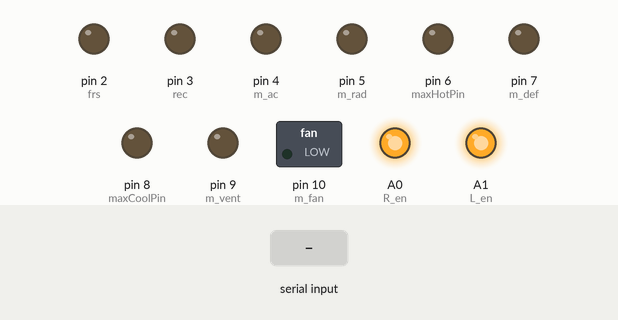
The sketch below on a simulated Arduino Uno, built with avr-gcc and run on an emulated ATmega328P. Shown: switched loads named in the sketch (green lamp = pin HIGH), output pins drawn as LEDs (lit = HIGH). Inputs (shaded band) come from the test bench.

Above: at 1.2 s.
1.3 s: "temp:90\n" received over Serial
At 1.6 s:
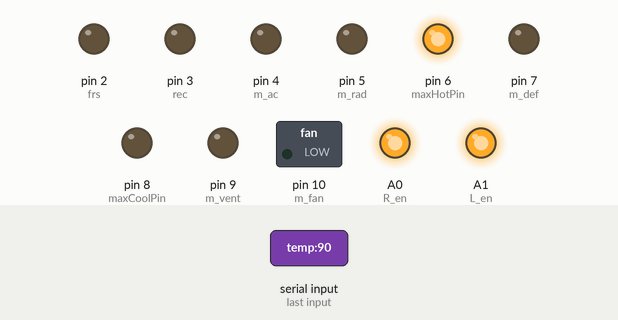
2.8 s: "rec:90\n" received over Serial
At 3.9 s:
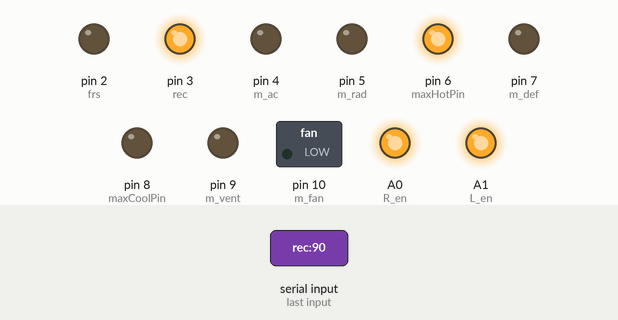
4.3 s: "mode:90\n" received over Serial
At 5.1 s:
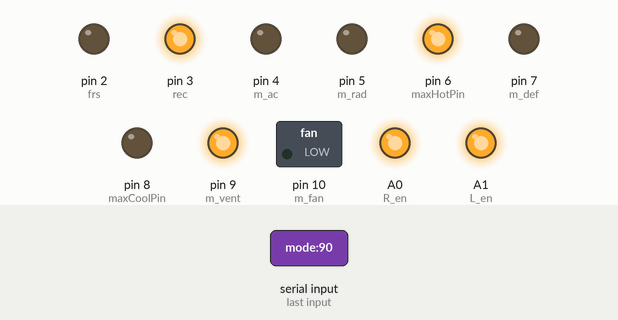
5.8 s: "mode:\n" received over Serial
At 6.2 s:
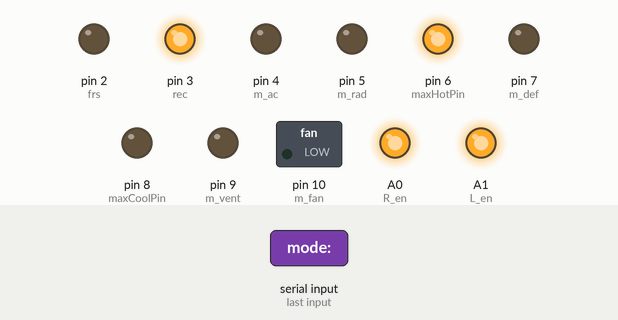
Timing chart, 0 to 28.7 s (numbered marks = the images above; inputs shaded):
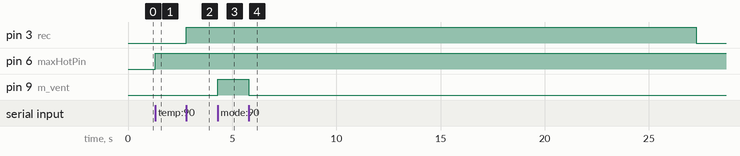

Measured:
- after the input at 1.3 s, pin 6 (maxHotPin): LOW → HIGH at once
- after the input at 2.8 s, pin 3 (rec): LOW → HIGH at once
- after the input at 4.3 s, pin 9 (m_vent): LOW → HIGH at once
- after the input at 5.8 s, pin 9 (m_vent): HIGH → LOW at once

The sketch:

serial1.ino
```cpp
#include <Servo.h>
const int maxHotPin = 6;
const int maxCoolPin = 8;
const int rec = 3;
const int frs = 2;
const int m_vent = 9;
const int m_def =7;
const int m_ac =4;
const int m_rad = 5;
const int m_fan = 10;
const int R_en = A0;
const int L_en = A1;
unsigned long rec_frs = 0;
unsigned long temp = 0;
unsigned long temp_auto = 0;
unsigned long vent_def = 0;
int diff_temp = 0;
float diff_auto = 0;
int diff_rf = 0;
int diff_vd = 0;

void setup() {
  pinMode(maxHotPin, OUTPUT);
  pinMode(maxCoolPin, OUTPUT);
  pinMode(rec,OUTPUT);
  pinMode(frs, OUTPUT);
  pinMode(m_vent,OUTPUT);
  pinMode(m_def, OUTPUT);
  pinMode(m_fan, OUTPUT);
  pinMode(m_ac, OUTPUT);
  pinMode(m_rad, OUTPUT);
  pinMode(R_en, OUTPUT);
  pinMode(L_en, OUTPUT);

  digitalWrite(R_en,HIGH);
  digitalWrite(L_en, HIGH);
  TCCR1A = (1 << COM1B1) | (1 << WGM11);
  TCCR1B = (1 << WGM13) | (1 << WGM12) | (1 << CS10);
  ICR1 = 800;
  Serial.begin(9600);
}

void loop() {
  if (Serial.available()) {
    String cmd = Serial.readStringUntil('\n');

    if (cmd.startsWith("temp:")) {
      int diff = cmd.substring(5).toInt();
      if (diff > 0) {
        digitalWrite(maxCoolPin, LOW);
        digitalWrite(maxHotPin, HIGH);
        temp = millis();
        diff_temp = diff;
      } else if (diff < 0) {
        digitalWrite(maxHotPin, LOW);
        digitalWrite(maxCoolPin, HIGH);
        temp = millis();
        diff_temp = abs(diff);
      }
    }
    if(cmd.startsWith("rec:")){
      int diff = cmd.substring(4).toInt();
      if(diff > 0){
        rec_frs = millis();
        digitalWrite(rec,HIGH);
        digitalWrite(frs,LOW);
        diff_rf = diff;
      }
      else if (diff < 0){
        rec_frs = millis();
        digitalWrite(frs,HIGH);
        digitalWrite(rec,LOW);
        diff_rf = abs(diff);
      }
    }
    if(cmd.startsWith("mode:")){
      int diff = cmd.substring(5).toInt();
     if (diff>0){
        digitalWrite(m_vent,HIGH);
        digitalWrite(m_def,LOW);
        vent_def = millis();
        diff_vd = diff;
     }else if(diff<=0){
        digitalWrite(m_vent,LOW);
        digitalWrite(m_def, HIGH);
        vent_def = millis();
        diff_vd = abs(diff);
     }
    }
    if(cmd.startsWith("fan:")){
      int diff = cmd.substring(4).toInt();
      switch(diff){
        case 0:
          OCR1B = 0;
          break;
        case 1:
          OCR1B = 175;
          break;
        case 2:
          OCR1B = 197;
          break;
        case 3:
          OCR1B = 237;
          break;
        case 4:
          OCR1B = 385;
          break;
        case 5:
          OCR1B = 590;
          break;
      }
    }
    if(cmd.startsWith("ac:")){
        int diff = cmd.substring(3).toInt();
        if(diff == 1){
           digitalWrite(m_ac,HIGH);
           digitalWrite(m_rad, HIGH);
        }
        else if (diff == 0){
            digitalWrite(m_ac, LOW);
            digitalWrite(m_rad, LOW);
        }
    }
  }
if( millis()-rec_frs >= (diff_rf*1000)){
  digitalWrite(rec,LOW);
  digitalWrite(frs,LOW);
  }
if(millis() - temp >= (diff_temp *  450)){
  digitalWrite(maxCoolPin, LOW);
  digitalWrite(maxHotPin, LOW);
}
if(millis()- vent_def >= (diff_vd*1000)){
  digitalWrite(m_def,LOW);
  digitalWrite(m_vent,LOW);
}
}
```
